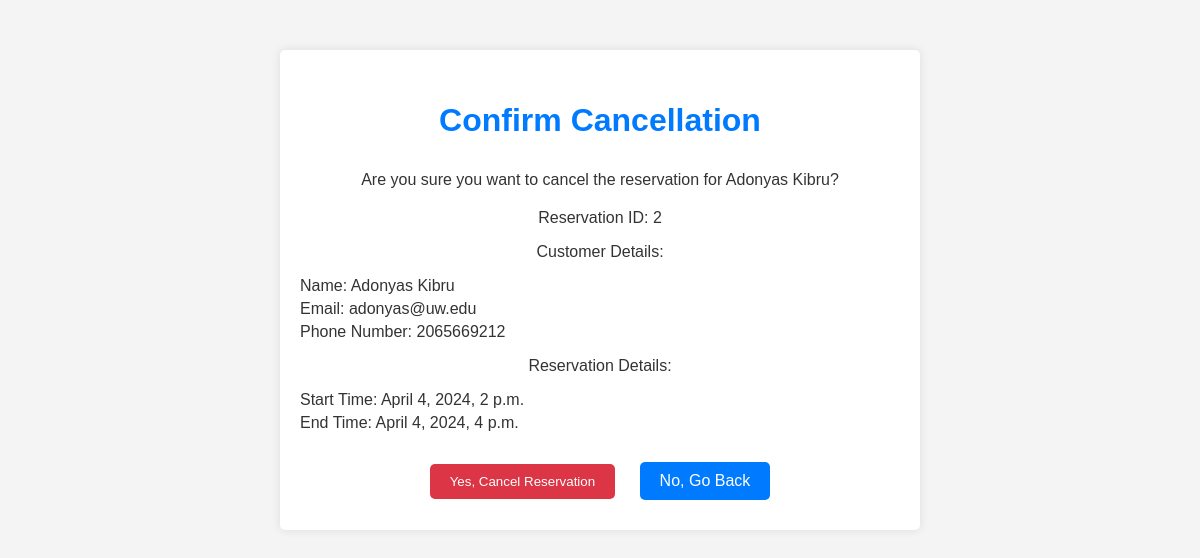
Screenshot of /cancel/2/ with the database file from the repository.
### reservation/models.py (models this page shows, shortened)
class Reservation(models.Model):
    customer = models.ForeignKey(Customer, on_delete=models.CASCADE)
    timeslot = models.ForeignKey(TimeSlot, on_delete=models.CASCADE)
    is_exclusive = models.BooleanField(default=False)
    service = models.ManyToManyField(Service)
    class Meta:
        unique_together = ('customer', 'timeslot')

class Customer(models.Model):
    first_name = models.CharField(max_length=40)
    last_name = models.CharField(max_length=40)
    email = models.EmailField(max_length=40)
    phone_number = models.CharField(max_length=10, null=True, blank=True)

class TimeSlot(models.Model):
    start_time = models.DateTimeField()
    end_time = models.DateTimeField()

### reservation/views.py (the view, shortened to what this page needs)
# urls.py: path('cancel/<int:reservation_id>/', views.cancel_reservation, name='cancel_reservation'),
def cancel_reservation(request, reservation_id):
    reservation = get_object_or_404(Reservation, id=reservation_id)
    return render(request, "cancel_confirm.html", {'reservation': reservation})

### reservation/templates/cancel_confirm.html (shortened to what this page needs)
{% load static %}
<!DOCTYPE html>
<html lang="en">
<head>
    <link rel="stylesheet" href="{% static 'submitted.css' %}">
</head>
<body>
    <div class="container">
        <h1>Confirm Cancellation</h1>
        <p>Are you sure you want to cancel the reservation for {{ reservation.customer.first_name }}
            {{ reservation.customer.last_name }}?</p>
        <div class="details">
            <p>Reservation ID: {{ reservation.id }}</p>
            <p>Customer Details:</p>
            <ul>
                <li>Name: {{ reservation.customer.first_name }} {{ reservation.customer.last_name }}</li>
                <li>Email: {{ reservation.customer.email }}</li>
                <li>Phone Number: {{ reservation.customer.phone_number }}</li>
            </ul>
            <p>Reservation Details:</p>
            <ul>
                <li>Start Time: {{ reservation.timeslot.start_time }}</li>
                <li>End Time: {{ reservation.timeslot.end_time }}</li>
            </ul>
        </div>
        <div class="actions">
            <form method="post" style="display: inline;">
                <button type="submit">Yes, Cancel Reservation</button>
            </form>
            <a href="{% url 'frontpage' %}">No, Go Back</a>
        </div>
    </div>
</body>
</html>

### reservation/static/submitted.css (style rules this page uses)
body { width: 100%; height: 100vh; margin: 0; background-image: url(https://blogs.rochester.edu/thegreendandelion/wp-content/uploads/2022/05/pool-scaled.jpg); color: black; font-family: Tahoma; font-size: 16px; }
h1, p { margin: 1em auto; text-align: center; }

### reservation/templates/cancel_confirm.html (style rules this page uses)
body { font-family: Arial, sans-serif; background-color: #f4f4f4; color: #333; margin: 0; padding: 0; }
.container { max-width: 600px; margin: 50px auto; padding: 20px; background-color: #fff; border-radius: 5px; box-shadow: 0 0 10px rgba(0, 0, 0, 0.1); }
h1 { color: #007bff; text-align: center; }
p { margin-bottom: 10px; }
ul { list-style: none; padding: 0; }
li { margin-bottom: 5px; }
.details { margin: 20px 0; }
.actions { text-align: center; }
.actions button, .actions a { display: inline-block; margin: 10px; padding: 10px 20px; border: none; border-radius: 5px; text-decoration: none; color: #fff; }
.actions button { background-color: #dc3545; }
.actions a { background-color: #007bff; }

### rows the page displays
Reservation: customer.first_name "Adonyas", customer.last_name "Kibru", id "2", customer.email "adonyas@uw.edu", customer.phone_number "2065669212", timeslot.start_time "April 4, 2024, 2 p.m.", timeslot.end_time "April 4, 2024, 4 p.m."
